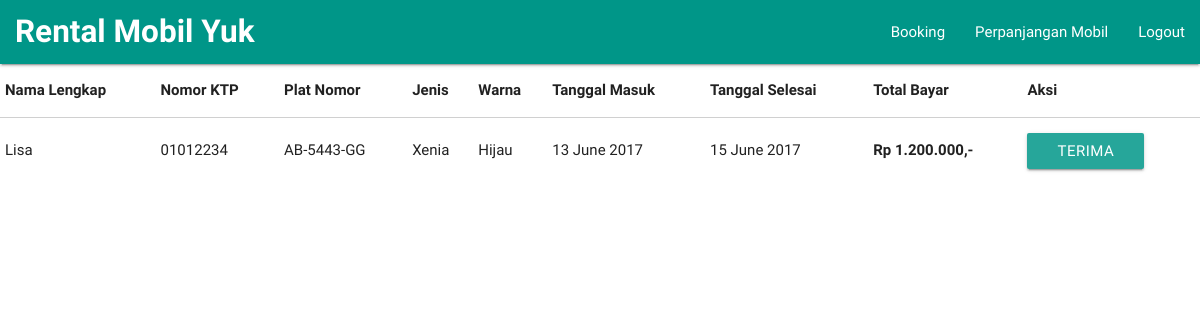
Screenshot of /admin/dashboard.php (signed in) with the database file from the repository.
### tables this page shows
CREATE TABLE `booking` (
  `id_sewa` int(10) NOT NULL,
  `nama` varchar(30) NOT NULL,
  `noktp` varchar(50) NOT NULL,
  `jenis` varchar(30) NOT NULL,
  `warna` varchar(40) NOT NULL,
  `harga` int(10) NOT NULL,
  `platno` varchar(10) NOT NULL,
  `tgl_masuk` date NOT NULL,
  `tgl_selesai` date NOT NULL,
  `status` varchar(50) NOT NULL
);

### Database.php (called while the page is built, shortened)
<?php
class Database{
	private $db;
	public function __construct($host, $username, $password){
		$this->db = new mysqli($host, $username, $password, "newmoobil");
	}
	public function booking(){
		$data = array();
		$sql = "SELECT * FROM booking WHERE status = 'NO'";
		$query = $this->db->query($sql);
		while($pecah = mysqli_fetch_array($query, MYSQLI_ASSOC)){
			$data[] = $pecah;
		}
		return $data;
	}
}
?>

### admin/dashboard.php (the view, shortened to what this page needs)
<!DOCTYPE html>
<html>
<head>
	 <?php require 'header.php';?>
	 <?php require '../Database.php';?>
</head>
<body>
<?php require 'navbar.php';?>
<?php
	$db = new Database('localhost','root','');
	$booking = $db->booking();
	$i=1;
?>
 <table class="highlight responsive-table">
        <thead>
          <tr>
              <th>Nama Lengkap</th>
              <th>Nomor KTP</th>
              <th>Plat Nomor</th>
              <th>Jenis</th>
              <th>Warna</th>
              <th>Tanggal Masuk</th>
              <th>Tanggal Selesai</th>
              <th>Total Bayar</th>
              <th>Aksi</th>
          </tr>
        </thead>
        <tbody>
        <?php
        	foreach ($booking as $x) {
        		$formatharga = number_format($x['harga'],0,",",".");
        		$tgl_masuk = date("d F Y",strtotime($x['tgl_masuk']));
				$tgl_selesai = date("d F Y",strtotime($x['tgl_selesai']));
        ?>
          <tr>
            <td><?php echo $x['nama'];?></td>
            <td><?php echo $x['noktp'];?></td>
            <td><?php echo $x['platno'];?></td>
            <td><?php echo $x['jenis'];?></td>
            <td><?php echo $x['warna'];?></td>
            <td><?php echo $tgl_masuk;?></td>
            <td><?php echo $tgl_selesai;?></td>
            <td><b>Rp <?php echo $formatharga;?>,-</b></td>
            <td>
            	<a class="waves-effect waves-light btn" href="#modal<?php echo $i;?>">Terima</a>
            </td>
          </tr>
         <?php
         	$i++;
         }?>
        </tbody>
      </table>
</body>
</html>

### rows the page displays
booking: nama "Lisa", noktp "01012234", platno "AB-5443-GG", jenis "Xenia", warna "Hijau", tgl_masuk "13 June 2017", tgl_selesai "15 June 2017", harga "1.200.000"
